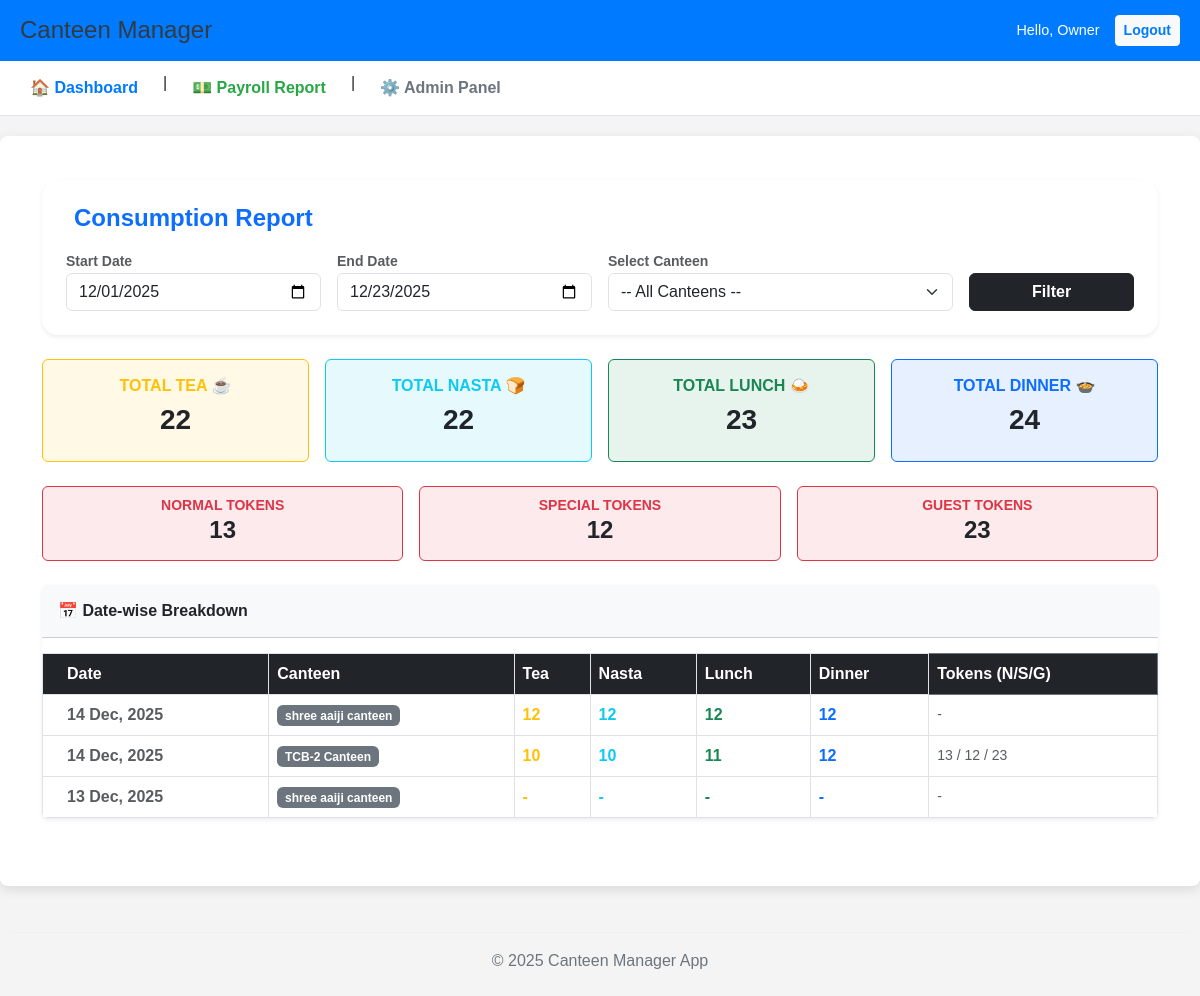
/management/report/consumption/ (signed in), run on an earlier commit of the app's database.
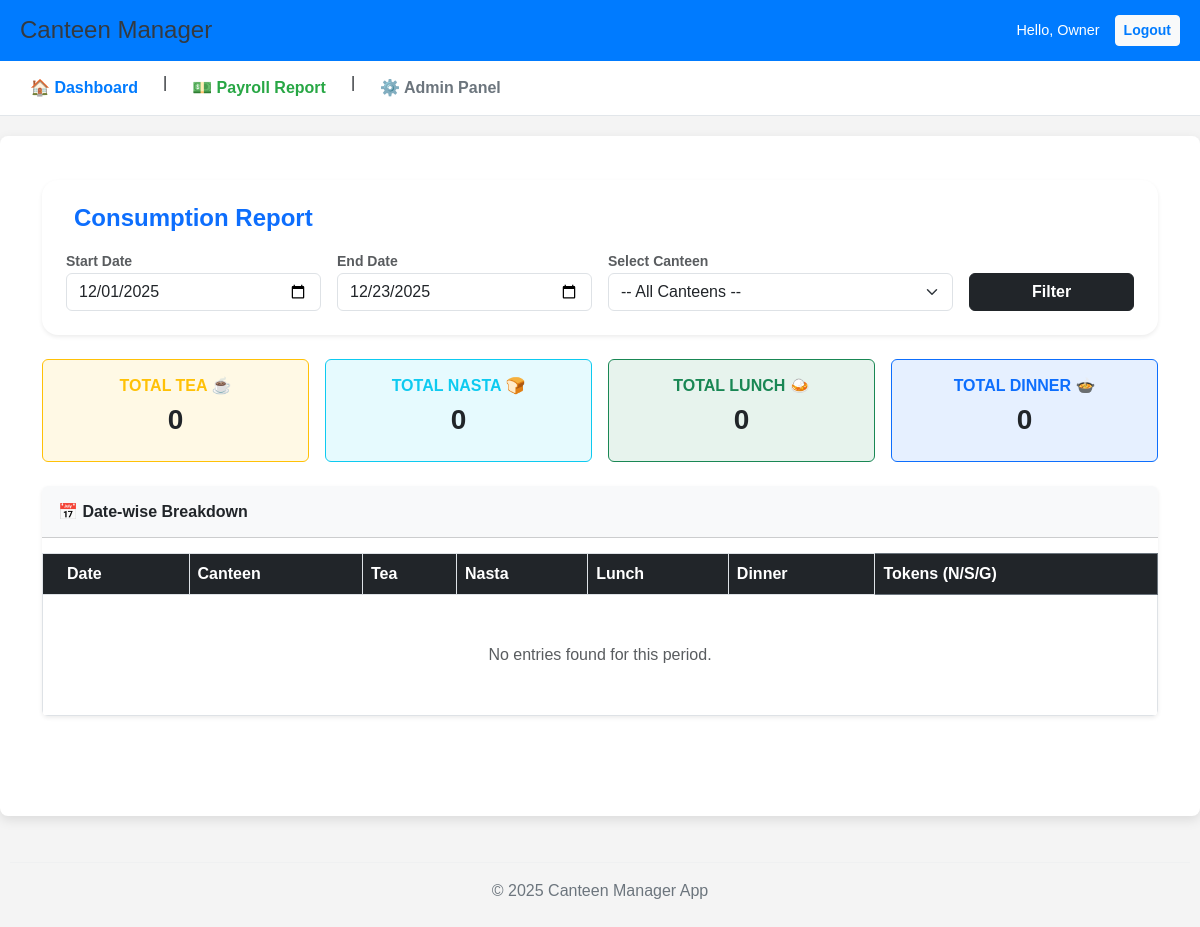
And on a later commit of the database.
### management/models.py (models this page shows, shortened)
class DailyEntry(models.Model):
    canteen = models.ForeignKey(
        Canteen,
        on_delete=models.CASCADE,
        verbose_name="Canteen Name"
    )
    date = models.DateField(default=date.today, verbose_name="Entry Date")
    lunch_qty = models.IntegerField(default=0, verbose_name="Lunch Qty")
    dinner_qty = models.IntegerField(default=0, verbose_name="Dinner Qty")
    nasta_qty = models.IntegerField(default=0, verbose_name="Nasta Qty")
    tea_qty = models.IntegerField(default=0, verbose_name="Tea Qty") # Shree Aaiji only
    normal_token_qty = models.IntegerField(default=0, verbose_name="Normal Token Qty")
    special_token_qty = models.IntegerField(default=0, verbose_name="Special Token Qty")
    guest_token_qty = models.IntegerField(default=0, verbose_name="Guest Token Qty")
    cash_received = models.DecimalField(max_digits=10, decimal_places=2, default=0.00, null=True, verbose_name="Cash Payment Received")
    online_received = models.DecimalField(max_digits=10, decimal_places=2, default=0.00, null=True, verbose_name="Online Payment Received")
    cash_received = models.DecimalField(
    max_digits=10,
    decimal_places=2,
    default=0.00,
    null=True, # <--- यह जोड़ें
    verbose_name="Cash Payment Received"
    )
    online_received = models.DecimalField(
    max_digits=10,
    decimal_places=2,
    default=0.00,
    null=True, # <--- यह जोड़ें
    verbose_name="Online Payment Received"
    )
    class Meta:
        verbose_name = "Daily Service/Payment Entry"
        verbose_name_plural = "Daily Entries"
        unique_together = ('canteen', 'date') # एक कैंटीन में एक दिन में सिर्फ एक एंट्री
        ordering = ['-date', 'canteen__name']

class Canteen(models.Model):
    BILLING_CHOICES = [
        ('DAILY', 'Daily Payment/Tracking'),
        ('MONTHLY', 'Monthly Fixed Billing'),
    ]
    name = models.CharField(max_length=100, unique=True, verbose_name="Canteen Name")
    location = models.CharField(max_length=255, verbose_name="Location")
    billing_type = models.CharField(
        max_length=10,
        choices=BILLING_CHOICES,
        default='DAILY',
        verbose_name="Billing Type"
    )
    daily_lunch_count = models.IntegerField(default=0, verbose_name="Daily Lunch Count")
    daily_dinner_count = models.IntegerField(default=0, verbose_name="Daily Dinner Count")
    class Meta:
        verbose_name = "Canteen"
        verbose_name_plural = "Canteens"

### management/views.py (the view)
# urls.py: path('report/consumption/', views.consumption_report, name='consumption_report'),
@login_required
def consumption_report(request):
    today = date.today()
    start_date = request.GET.get('start_date', today.replace(day=1).strftime('%Y-%m-%d'))
    end_date = request.GET.get('end_date', today.strftime('%Y-%m-%d'))
    selected_canteen = request.GET.get('canteen')
    entries = DailyEntry.objects.filter(date__range=[start_date, end_date]).order_by('-date')
    if selected_canteen:
        entries = entries.filter(canteen_id=selected_canteen)
    totals = entries.aggregate(
        total_tea=Sum('tea_qty'),
        total_nasta=Sum('nasta_qty'),
        total_lunch=Sum('lunch_qty'),
        total_dinner=Sum('dinner_qty'),
        total_normal=Sum('normal_token_qty'),
        total_special=Sum('special_token_qty'),
        total_guest=Sum('guest_token_qty')
    )
    context = {
        'entries': entries,
        'totals': totals,
        'all_canteens': Canteen.objects.all(),
        'start_date': start_date,
        'end_date': end_date,
        'selected_canteen': int(selected_canteen) if selected_canteen else None
    }
    return render(request, 'management/consumption_report.html', context)

### management/templates/management/consumption_report.html (shortened to what the changed rows need)
{% extends 'base.html' %}
{% block content %}
<div class="container mt-4 mb-5">
    <div class="row g-3 mb-4">
        <div class="col-md-3 col-6">
            <div class="card bg-warning bg-opacity-10 border-warning h-100">
                <div class="card-body text-center">
                    <h6 class="text-warning fw-bold">TOTAL TEA ☕</h6>
                    <h3 class="fw-bold text-dark">{{ totals.total_tea|default:0 }}</h3>
                </div>
            </div>
        </div>
        <div class="col-md-3 col-6">
            <div class="card bg-info bg-opacity-10 border-info h-100">
                <div class="card-body text-center">
                    <h6 class="text-info fw-bold">TOTAL NASTA 🍞</h6>
                    <h3 class="fw-bold text-dark">{{ totals.total_nasta|default:0 }}</h3>
                </div>
            </div>
        </div>
        <div class="col-md-3 col-6">
            <div class="card bg-success bg-opacity-10 border-success h-100">
                <div class="card-body text-center">
                    <h6 class="text-success fw-bold">TOTAL LUNCH 🍛</h6>
                    <h3 class="fw-bold text-dark">{{ totals.total_lunch|default:0 }}</h3>
                </div>
            </div>
        </div>
        <div class="col-md-3 col-6">
            <div class="card bg-primary bg-opacity-10 border-primary h-100">
                <div class="card-body text-center">
                    <h6 class="text-primary fw-bold">TOTAL DINNER 🍲</h6>
                    <h3 class="fw-bold text-dark">{{ totals.total_dinner|default:0 }}</h3>
                </div>
            </div>
        </div>
    </div>
    {% if totals.total_normal > 0 or totals.total_special > 0 %}
    <div class="row g-3 mb-4">
        <div class="col-md-4">
            <div class="card bg-danger bg-opacity-10 border-danger text-center py-2">
                <small class="fw-bold text-danger">NORMAL TOKENS</small>
                <h4 class="fw-bold">{{ totals.total_normal|default:0 }}</h4>
            </div>
        </div>
        <div class="col-md-4">
            <div class="card bg-danger bg-opacity-10 border-danger text-center py-2">
                <small class="fw-bold text-danger">SPECIAL TOKENS</small>
                <h4 class="fw-bold">{{ totals.total_special|default:0 }}</h4>
            </div>
        </div>
        <div class="col-md-4">
            <div class="card bg-danger bg-opacity-10 border-danger text-center py-2">
                <small class="fw-bold text-danger">GUEST TOKENS</small>
                <h4 class="fw-bold">{{ totals.total_guest|default:0 }}</h4>
            </div>
        </div>
    </div>
    {% endif %}
    <div class="card shadow-sm border-0 overflow-hidden">
        <div class="table-responsive">
            <table class="table table-hover align-middle mb-0 text-center">
                <thead class="table-dark">
                    <tr>
                        <th class="text-start ps-4">Date</th>
                        <th class="text-start">Canteen</th>
                        <th>Tea</th>
                        <th>Nasta</th>
                        <th>Lunch</th>
                        <th>Dinner</th>
                        <th class="border-start border-secondary">Tokens (N/S/G)</th>
                    </tr>
                </thead>
                <tbody>
                    {% for row in entries %}
                    <tr>
                        <td class="text-start ps-4 fw-bold text-muted">{{ row.date|date:"d M, Y" }}</td>
                        <td class="text-start"><span class="badge bg-secondary">{{ row.canteen.name }}</span></td>
                        <td class="fw-bold text-warning">{{ row.tea_qty|default:"-" }}</td>
                        <td class="fw-bold text-info">{{ row.nasta_qty|default:"-" }}</td>
                        <td class="fw-bold text-success">{{ row.lunch_qty|default:"-" }}</td>
                        <td class="fw-bold text-primary">{{ row.dinner_qty|default:"-" }}</td>
                        <td class="border-start small text-muted">
                            {% if row.normal_token_qty or row.special_token_qty or row.guest_token_qty %}
                                {{ row.normal_token_qty }} / {{ row.special_token_qty }} / {{ row.guest_token_qty }}
                            {% else %}
                                -
                            {% endif %}
                        </td>
                    </tr>
                    {% empty %}
                    <tr>
                        <td colspan="7" class="text-center py-5 text-muted">No entries found for this period.</td>
                    </tr>
                    {% endfor %}
                </tbody>
            </table>
        </div>
    </div>
</div>
{% endblock %}

What changed in the data, as far as the page shows it:
removed DailyEntry: date "14 Dec, 2025", canteen.name "shree aaiji canteen", tea_qty "12", nasta_qty "12", lunch_qty "12", dinner_qty "12"
removed DailyEntry: date "14 Dec, 2025", canteen.name "TCB-2 Canteen", tea_qty "10", nasta_qty "10", lunch_qty "11", dinner_qty "12", normal_token_qty "13", special_token_qty "12", guest_token_qty "23"
removed DailyEntry: date "13 Dec, 2025", canteen.name "shree aaiji canteen", tea_qty "-", nasta_qty "-", lunch_qty "-", dinner_qty "-"
Also different on the page:
{{ totals.total_tea|default:0 }}: "22" → "0"
{{ totals.total_nasta|default:0 }}: "22" → "0"
{{ totals.total_lunch|default:0 }}: "23" → "0"
{{ totals.total_dinner|default:0 }}: "24" → "0"
{{ totals.total_normal|default:0 }}: "13" → (not shown)
{{ totals.total_special|default:0 }}: "12" → (not shown)
{{ totals.total_guest|default:0 }}: "23" → (not shown)
text no longer shown: "NORMAL TOKENS SPECIAL TOKENS GUEST TOKENS"
text now shown: "No entries found for this period."
